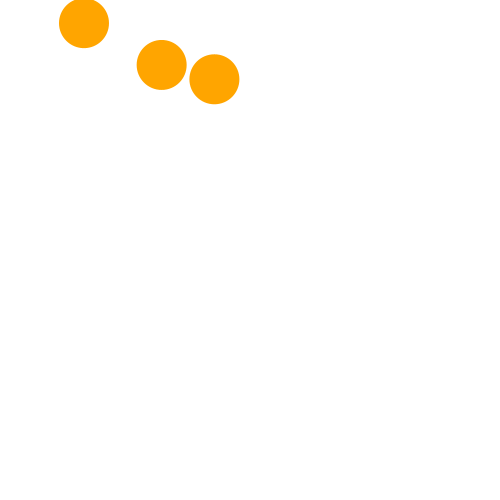
Frame 1 (no input)
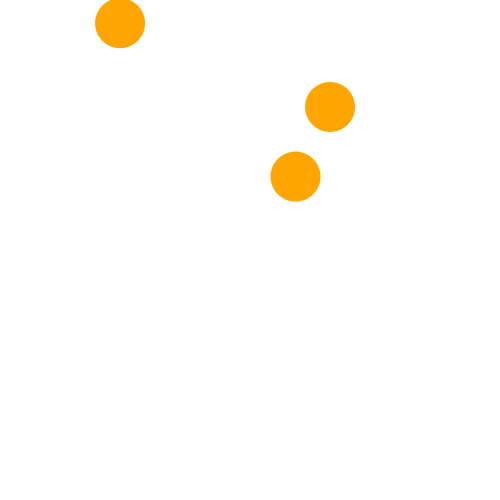
Frame 60 (the mouse pressed at the canvas centre just before this capture)
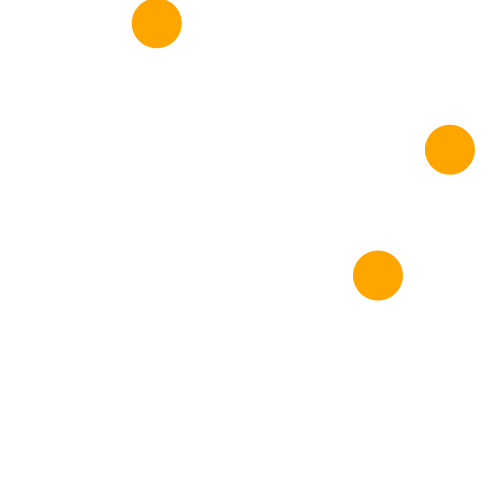
Frame 120 (the mouse held since frame 60 and released just before this capture)

The Processing sketch that drew these frames (run headless with seeded random() and noise(); from frame 60 on, the mouse is pressed at the canvas centre):

// Processing sketch: circles
// ── circles.pde
/** 
* Assignment 2. Two balls randomly generated in a box.
*/

//Properties of Ball 1
float x1; // X position of the ball 1
float y1; // Y position of the ball 1
float r1; // Radius of ball 1
float dx1; // Horizontal velocity of ball 1
float dy1; // Vertical velocity of ball 1
//Properties of Ball 2
float x2; // X position of the ball 2
float y2; // Y position of the ball 2
float r2; // Radius of ball 2
float dx2; // Horizontal velocity of ball 2
float dy2; // Vertical velocity of ball 2
//Properties of Ball 3
float x3; // X position of the ball 3
float y3; // Y position of the ball 3
float r3; // Radius of ball 3
float dx3; // Horizontal velocity of ball 3
float dy3; // Vertical velocity of ball 3
// Convenience colour definitions 
color white = color(255); 
color orange = color(255, 165, 0); 



/** 
 * Initialises the canvas and the ball variables. 
 */ 
void setup() { 
 size(500, 500); 
 smooth(); 
 // initialise the ball 
 x1 = random(250); // start in the centre 
 y1 = random(250); 
 r1 = 25; 
 dx1 = random(3); // initial movement: down/right 
 dy1 = random(3);
 //BALL 2
 x2 = random(250); // start in the centre 
 y2 = random(250); 
 r2 = 25; 
 dx2 = random(3); // initial movement: down/right 
 dy2 = random(3);
  //BALL 3
 x3 = random(250); // start in the centre 
 y3 = random(250); 
 r3 = 25; 
 dx3 = random(3); // initial movement: down/right 
 dy3 = random(3);
}
/**
* Draws a single frame and animates the ball.
*/
void draw() {
  // Clear the screen
  background(white);
  
  // Draw ball!
  noStroke(); 
  fill(orange);
  ellipse(x1, y1, r1*2, r1*2);
  
  // now move said ball!
  x1 += dx1;
  y1 += dy1;
  
// hit top or bottom edge? 
if (y1 <= 0 + r1 || y1 + r1 >= height - 1) { 
 dy1 = -dy1; 
} 
 
// hit left or right edge? 
if (x1 <= 0 + r1 || x1 + r1 >= width - 1) { 
 dx1 = -dx1; 
}
// Ball 2
  
  // Draw ball!
  noStroke(); 
  fill(orange);
  ellipse(x2, y2, r2*2, r2*2);
  
  // now move said ball!
  x2 += dx2;
  y2 += dy2;
  
// hit top or bottom edge? 
if (y2 <= 0 + r2 || y2 + r2 >= height - 1) { 
 dy2 = -dy2; 
} 
 
// hit left or right edge? 
if (x2 <= 0 + r2 || x2 + r2 >= width - 1) { 
 dx2 = -dx2; 
}
// Ball 3
  
  // Draw ball!
  noStroke(); 
  fill(orange);
  ellipse(x3, y3, r3*2, r3*2);
  
  // now move said ball!
  x3 += dx3;
  y3 += dy3;
  
// hit top or bottom edge? 
if (y3 <= 0 + r3 || y3 + r3 >= height-1) { 
 dy3 = -dy3; 
} 
 
// hit left or right edge? 
if (x3 <= 0 + r3 || x3 + r3 >= width-1) { 
 dx3 = -dx3; 
}

}
